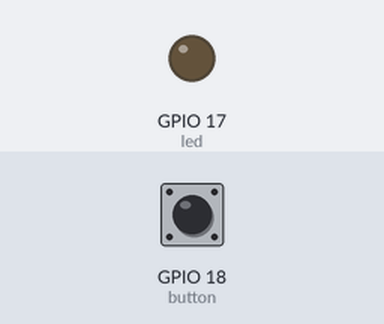
The program below on a simulated Raspberry Pi (BCM pin numbers). Shown: output pins drawn as LEDs (lit = HIGH). The test bench sets the inputs (shaded band); at power-on: GPIO 18 (button) HIGH.

Above: at 1.2 s.
1.3 s: GPIO 18 (button) pulled LOW for 0.15 s
At 1.37 s:
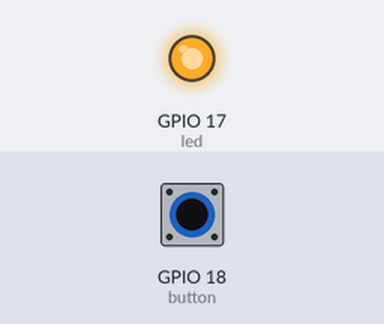
2.9 s: GPIO 18 (button) pulled LOW for 3.2 s
At 7.4 s:
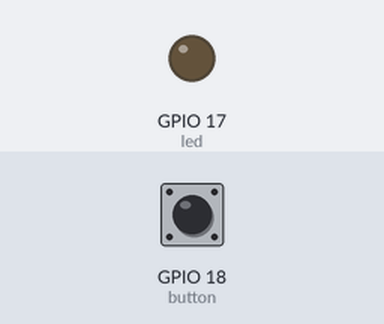
Timing chart, 0 to 8.9 s (numbered marks = the images above; inputs shaded):
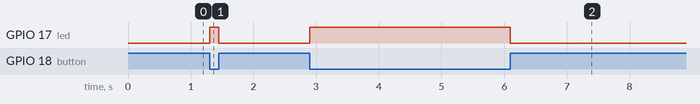

The program:

button.py
```python
from gpiozero import Button
from gpiozero import LED
from time import sleep

button = Button(18)
led = LED(17)
buttonState = False

while True:
    if button.is_pressed:
        buttonState = True
    else:
        buttonState = False
    if buttonState:
        led.on()
    else:
        led.off()
```

Measured:
- after the input at 1.3 s, GPIO 17 (led): LOW → HIGH at once, → LOW 0.15 s later
- after the input at 2.9 s, GPIO 17 (led): LOW → HIGH at once, → LOW 3.2 s later
